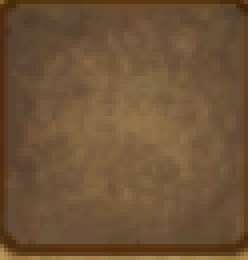
#> input picture markers/empty_slot.png, 62 x 65 px (shown 4 times larger)
$ python -i crop_templates.py   (imports and definitions only)   (older library calls are emulated)
#> lines starting #> are read from the running program, lines starting #| are printed output that depends on the picture
### object_detection.py
"""
object_detection.py - หาไอเท็มในภาพด้วย Template Matching (OpenCV)

ภาพ template เก็บไว้ที่ templates/<ชื่อ>.png แคปจากจอ 2560x1440
ถ้าใช้จอความละเอียดอื่น โค้ดจะย่อ/ขยาย template ให้อัตโนมัติ (ตาม scale)
"""

import logging
import os

import cv2
import numpy as np

# ---------------------------------------------------------------------------
# ตั้งค่า
# ---------------------------------------------------------------------------

BASE_DIR = os.path.dirname(os.path.abspath(__file__))
TEMPLATE_DIR = os.path.join(BASE_DIR, "templates")
LOG_FILE = os.path.join(BASE_DIR, "detection.log")

# ความสูงพื้นที่เกมตอนแคป template (2560x1440)
TEMPLATE_BASE_H = 1440

# ส่วนที่ไม่เอามาเทียบ: ตัวเลขจำนวนไอเท็มมุมขวาล่าง (เปลี่ยนได้ 3, 6, 8, ...)
# (x เริ่ม, y เริ่ม) แบบสัดส่วน 0-1 ของขนาด template
BADGE_START = (0.65, 0.68)

# ความสดของสี (saturation 0-255) ขั้นต่ำที่ถือว่าไอเท็ม "ขึ้นสีปกติ" แล้ว
# วัดจากแครอท: สีเทา ~92  สีปกติ ~149
READY_SATURATION = 120

_cache = {}


# ---------------------------------------------------------------------------
# Log: แสดงบนจอ + บันทึกต่อท้ายไฟล์ detection.log
# ---------------------------------------------------------------------------

log = logging.getLogger("detection")
if not log.handlers:
    log.setLevel(logging.INFO)
    _fmt = logging.Formatter("%(asctime)s  %(message)s", "%Y-%m-%d %H:%M:%S")
    for _handler in (logging.StreamHandler(), logging.FileHandler(LOG_FILE, encoding="utf-8")):
        _handler.setFormatter(_fmt)
        log.addHandler(_handler)
#> further down, picture is the input picture: shape (65, 62, 3); mean B, G, R 55, 83.9, 110.9


# ---------------------------------------------------------------------------
# Template
# ---------------------------------------------------------------------------

# โฟลเดอร์รูปเพิ่มเติม (เช่น โฟลเดอร์โปรไฟล์ profiles/Water_Dungeon/) ค้นก่อน templates/
# รูปชื่อเดียวกัน: ในโฟลเดอร์โปรไฟล์ใช้ก่อน
_extra_dirs = []


# [5 lines left out: function use_template_dirs, not called in this run]


def template_dirs():
    return _extra_dirs + [TEMPLATE_DIR]


# [22 lines left out: functions find_template_path, list_templates, item_name, not called in this run]


# ตัวคูณขนาดเฉพาะรูป (ปรับให้เองโดย calibrate) เมื่อรูปใน templates/ ครอปมาจากจอคนละความละเอียด
# เช่น ครอปจากจอ 1080 แต่โปรแกรมคิดว่าเป็นจอ 2K -> ต้องขยาย x1.33
_adjust = {}


# [9 lines left out: function set_adjust, not called in this run]


def get_adjust(name):
    return _adjust.get(name, 1.0)


# [21 lines left out: function load_template, not called in this run]


_gray_cache = {}


# [9 lines left out: function _gray_top, not called in this run]


# เทียบแบบสี 3 ช่อง (BGR) แทนขาวดำ: ทนต่อสถานะทึบ/ปกติ และแยกไอเท็มรูปทรงคล้ายแต่คนละสีได้ดีกว่ามาก
# วัดจริง (ภาพ loot 89 ภาพ 2 เครื่อง): ไอเท็มจริงบนภาพทึบ ขาวดำ 0.73 -> สี 0.87
# ไอเท็มหน้าคล้ายคนละสี ขาวดำสูงสุด 0.92 -> สี 0.50  ช่องว่างของแครอท 0.66 -> 0.58  (เวลา 1.8ms -> 5.6ms ต่อรูป)
COLOUR_MATCH = True


# [42 lines left out: functions _color_top, calibrate, not called in this run]


# ตรวจสีหลังเทียบรูปทรง: ไอเท็มรูปทรงเหมือนกันแต่คนละสี (เช่น แครอทม่วง vs แครอทส้ม) เทียบขาวดำแล้วคะแนนสูง
# วัดจริง: แครอทม่วงได้ 0.78 กับรูปแครอทส้ม (เกณฑ์ 0.75) -> ต้องดูสีด้วย
COLOUR_CHECK = True
COLOUR_MIN_COS = 0.3       # ไอเท็มเดียวกันตอนทึบ vs ปกติ cos +0.73  ไอเท็มต่างสี cos -0.85 ถึง -1.0


# [34 lines left out: functions colour_vec, colour_cos, same_colour, not called in this run]


def to_gray(img):
    return img if img.ndim == 2 else cv2.cvtColor(img, cv2.COLOR_BGR2GRAY)


# [31 lines left out: functions match_map, best_score, saturation, not called in this run]


def is_ready(img, item, mask, min_sat=READY_SATURATION):
    """True ถ้าไอเท็มขึ้นสีปกติแล้ว"""
    return saturation(img, item, mask) >= min_sat


# [71 lines left out: functions detect, get_scale, draw, not called in this run]


# ---------------------------------------------------------------------------
# ทดสอบ
#   python object_detection.py              -> จับภาพจากจอจริง
#   python object_detection.py shot.png     -> ใช้ภาพแคปทั้งจอ (16:9)
# ---------------------------------------------------------------------------

# [21 lines that do not run on import are left out]

### crop_templates.py
"""
crop_templates.py - ครอปรูปไอเท็มจากภาพใน loot/ ให้อัตโนมัติ (ไว้ทำรูปใน templates/)

    python crop_templates.py                  -> อ่านภาพจาก loot/ ใส่ผลลัพธ์ที่ crops/
    python crop_templates.py loot_other       -> อ่านจากโฟลเดอร์อื่น
    python crop_templates.py --min 0.8        -> เกณฑ์ว่า "เป็นไอเท็มเดียวกัน" (ค่าเริ่มต้น 0.75)

ทำอะไร:
  - ครอปทุกช่องที่มีไอเท็มในภาพ loot/ (รู้ความละเอียดจากขนาดภาพ จึงใช้ได้กับภาพจากจอทุกขนาด
    และปรับเป็นขนาดมาตรฐานของจอ 2K = 62x65 ให้เสมอ)
  - ข้ามไอเท็มที่มีใน templates/ แล้ว  ข้ามรูปซ้ำกันเอง (รวมตอนทึบ/ตอนสีปกติของไอเท็มเดียวกัน)
  - ข้ามช่องว่าง, กล่อง "?", ช่องที่มีป้าย GET! ติดมา
  - บันทึกเป็น crops/new_001.png ... + crops/_sheet.png (ภาพรวมให้ดูว่ารูปไหนคืออะไร)

จากนั้นเปลี่ยนชื่อ new_001.png เป็นชื่อไอเท็ม (ไม่มีช่องว่าง ไม่มี "-") แล้วย้ายเข้า templates/
รูปที่ไม่ใช่ไอเท็มที่ต้องการเก็บ ลบทิ้งได้เลย
"""

import glob
import os
import sys

import cv2
import numpy as np

import click
from object_detection import BADGE_START, TEMPLATE_DIR, best_score, list_templates, same_colour

BASE_DIR = os.path.dirname(os.path.abspath(__file__))
CROP_DIR = os.path.join(BASE_DIR, "crops")

# [1 line that did not run here, left out]
REGION_BASE_W = 525                           # ความกว้างกรอบ mission_reward ที่จอ 2K ก่อนบวก pad (695 -> 1220)
PAD = 5                                       # pad ของกรอบ (ไม่คูณ scale)
EXIST_MATCH = 0.85                            # คะแนนเทียบกับ templates/ ที่ถือว่า "มีรูปนี้แล้ว"
LOOT_BOX_MATCH = 0.75
TEXT_MAX = 0.012                              # สัดส่วนพิกเซลสีขาว (ตัวหนังสือ tooltip) ที่ยอมให้มีในช่อง


def _gray(a):
    return cv2.cvtColor(a, cv2.COLOR_BGR2GRAY) if a.ndim == 3 else a
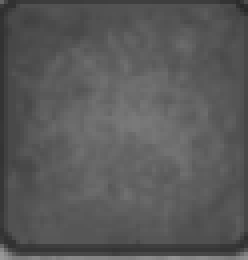
#> returned value: shape (65, 62) (shown 4 times larger); min 40, max 153, mean 88.7


def _top(gray):
    return gray[:int(gray.shape[0] * BADGE_START[1])]


def _edge(bgr):
    g = cv2.GaussianBlur(_gray(bgr), (3, 3), 0)
    m = cv2.magnitude(cv2.Sobel(g, cv2.CV_32F, 1, 0), cv2.Sobel(g, cv2.CV_32F, 0, 1))
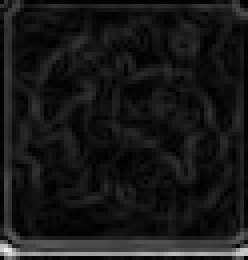
#> m: shape (65, 62) float32 (shown 4 times larger); min 0, max 239.8, mean 23.6
    return m / (m.max() + 1e-6)


# [18 lines left out: functions _match, similarity, not called in this run]


def image_scale(img):
    """เดาความละเอียดจอจากความกว้างภาพ loot (1.0 = จอ 2K)"""
    return max(0.2, (img.shape[1] - 2 * PAD) / REGION_BASE_W)


# [107 lines left out: functions slot_boxes, main, not called in this run]


# [2 lines not run here, left out]

>>> import cv2
>>> picture = cv2.imread('markers/empty_slot.png')
>>> result = _edge(picture)
